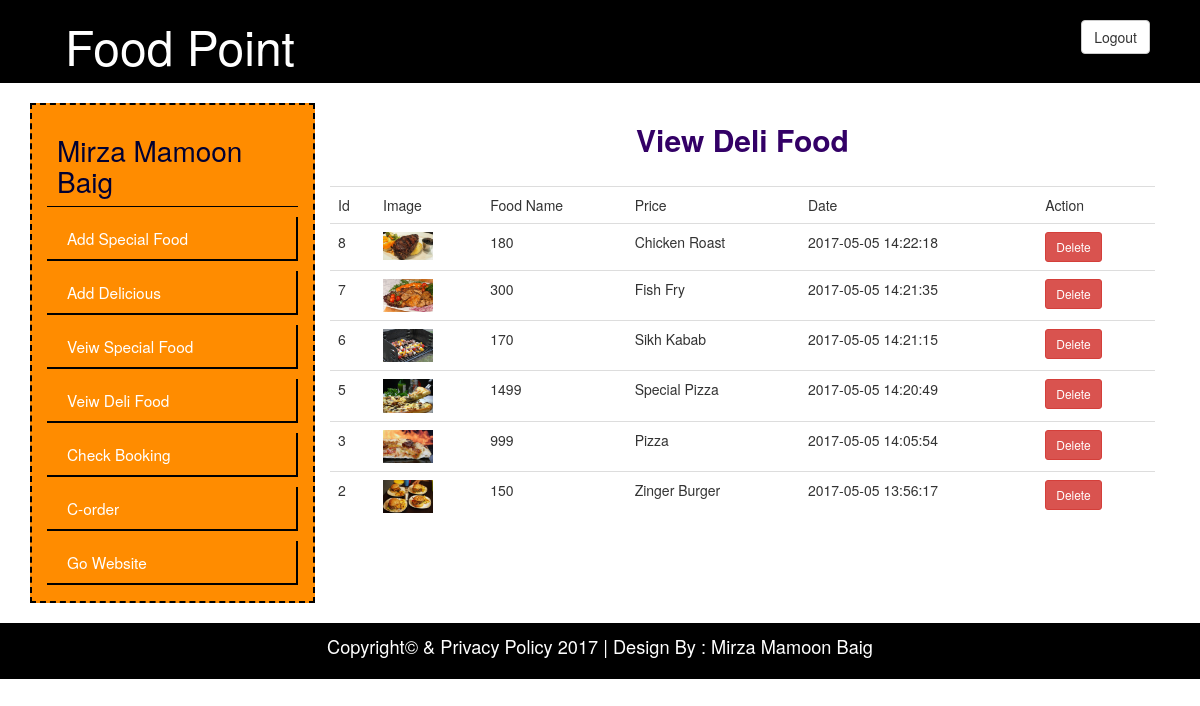
The page /admin_area/view_deli_food.php (signed in) on the database its author committed.
### tables this page shows
CREATE TABLE IF NOT EXISTS `delifood` (
  `id` int(11) NOT NULL AUTO_INCREMENT,
  `image` varchar(100) NOT NULL,
  `foodn` varchar(50) NOT NULL,
  `price` varchar(20) NOT NULL,
  `desc` varchar(300) NOT NULL,
  `date` datetime NOT NULL,
  PRIMARY KEY (`id`),
  UNIQUE KEY `id` (`id`)
);

### admin_area/view_deli_food.php (the view)
<?php
include("header.php");
include("sidebar.php");
?>
<div class="col-md-9" align="center">
<h2 align="center" id="wl">View Deli Food</h2><br>
<table width="500" border="0" class="table table-hover ">
  <tr class="table_c">
    <td>Id</td>
    <td>Image</td>
    <td>Food Name</td>
    <td>Price</td>
    <td>Date</td>
    <td>Action</td>
  </tr>
  <?php
  $sql1=mysqli_query($con,"select * from `delifood` ORDER BY id DESC") or die (mysqli_error());
 while( $row1=mysqli_fetch_array($sql1)){
  ?>
  <tr class="table_c">
    <td><?php echo $row1[0];?></td>
    <td><img src="special_food_img/<?php echo $row1[1];?>" width="50"></td>
    <td><?php echo $row1[3];?></td>
    <td><?php echo $row1[2];?></td>
    <td><?php echo $row1[5];?></td>
    <td>
    <a href="delete_deli.php?id=<?php echo $row1[0];?>" class="btn btn-danger btn-sm">Delete</a>
    </td>
    <?php }?>
  </tr>
</table>
</div>
</div>
<br>
<?php
include("footer.php");
?>

### admin_area/header.php (style rules this page uses)
#wl { color:#306; font-weight:bold; }

### rows shown on the page
delifood: id "8", image (picture), price "180", foodn "Chicken Roast", date "2017-05-05 14:22:18"
delifood: id "7", image (picture), price "300", foodn "Fish Fry", date "2017-05-05 14:21:35"
delifood: id "6", image (picture), price "170", foodn "Sikh Kabab", date "2017-05-05 14:21:15"
delifood: id "5", image (picture), price "1499", foodn "Special Pizza", date "2017-05-05 14:20:49"
delifood: id "3", image (picture), price "999", foodn "Pizza", date "2017-05-05 14:05:54"
delifood: id "2", image (picture), price "150", foodn "Zinger Burger", date "2017-05-05 13:56:17"

### other values the page prints
$_SESSION['admin'] "Mirza Mamoon Baig"
